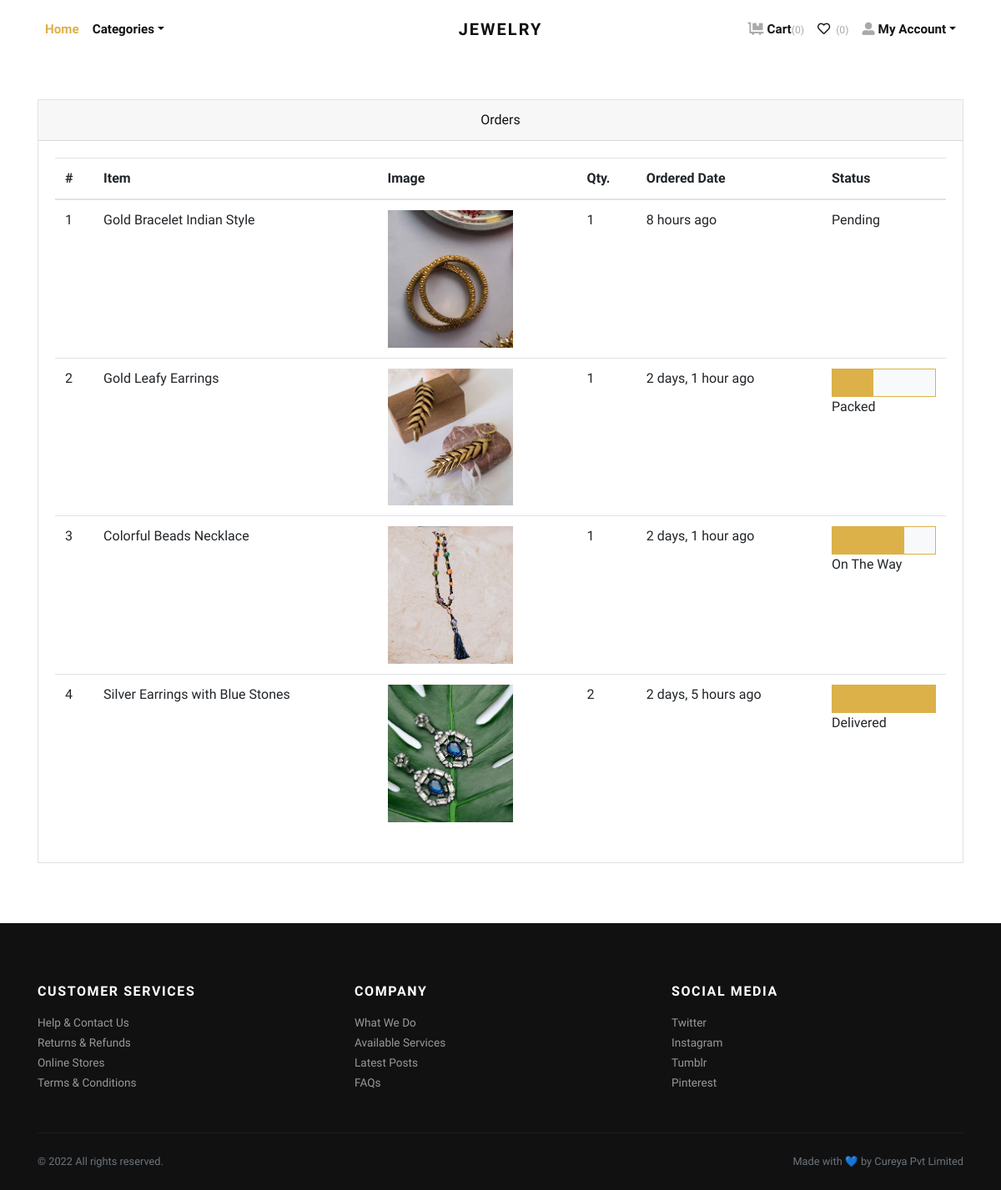
/orders/ (signed in), run on the app's committed database.
### store/models.py (models this page shows, shortened)
class Order(models.Model):
    user = models.ForeignKey(User, verbose_name="User", on_delete=models.CASCADE)
    address = models.ForeignKey(Address, verbose_name="Shipping Address", on_delete=models.CASCADE)
    product = models.ForeignKey(Product, verbose_name="Product", on_delete=models.CASCADE)
    quantity = models.PositiveIntegerField(verbose_name="Quantity")
    ordered_date = models.DateTimeField(auto_now_add=True, verbose_name="Ordered Date")
    status = models.CharField(
        choices=STATUS_CHOICES,
        max_length=50,
        default="Pending"
        )

class Product(models.Model):
    title = models.CharField(max_length=150, verbose_name="Product Title")
    slug = models.SlugField(max_length=160, verbose_name="Product Slug")
    sku = models.CharField(max_length=255, unique=True, verbose_name="Unique Product ID (SKU)")
    short_description = models.TextField(verbose_name="Short Description")
    detail_description = models.TextField(blank=True, null=True, verbose_name="Detail Description")
    product_image = models.ImageField(upload_to='product', blank=True, null=True, verbose_name="Product Image")
    price = models.DecimalField(max_digits=8, decimal_places=2)
    category = models.ForeignKey(Category, verbose_name="Product Categoy", on_delete=models.CASCADE)
    is_active = models.BooleanField(verbose_name="Is Active?")
    is_featured = models.BooleanField(verbose_name="Is Featured?")
    created_at = models.DateTimeField(auto_now_add=True, verbose_name="Created Date")
    updated_at = models.DateTimeField(auto_now=True, verbose_name="Updated Date")
    class Meta:
        verbose_name_plural = 'Products'
        ordering = ('-created_at', )

### store/views.py (the view)
# urls.py: path('orders/', views.orders, name="orders"),
@login_required
def orders(request):
    all_orders = Order.objects.filter(user=request.user).order_by('-ordered_date')
    return render(request, 'store/orders.html', {'orders': all_orders})

### store/context_preprocessors.py (called while the page is built)
def store_menu(request):
    categories = Category.objects.filter(is_active=True)
    context = {
        'categories_menu': categories,
    }
    return context

def cart_menu(request):
    if request.user.is_authenticated:
        cart_items= Cart.objects.filter(user=request.user)
        context = {
            'cart_items': cart_items,
        }
    else:
        context = {}
    return context

### templates/store/orders.html (shortened to what this page needs)
{% extends 'base.html' %}
{% load static %}
{% load humanize %}
    {% block content %}
      <div class="container py-5">
        <div class="row">
          <div class="col-lg-12">
            <div class="card mb-4" id="tables">
              <div class="card-header text-center">Orders</div>
              <div class="card-body">
                <table class="table table-hover">
                  <thead>
                    <tr>
                      <th>#</th>
                      <th>Item</th>
                      <th>Image</th>
                      <th>Qty.</th>
                      <th>Ordered Date</th>
                      <th>Status</th>
                    </tr>
                  </thead>
                  <tbody>
                    {% if orders %}
                    {% for order in orders %}
                    <tr>
                      <td>{{forloop.counter}}</td>
                      <td>{{order.product.title}}</td>
                      <td>
                        {% if order.product.product_image %}
                          <img src="{{order.product.product_image.url}}" alt="{{order.product.product_ttile}}" style="width:150px;">
                        {% endif %}
                      </td>
                      <td>{{order.quantity}}</td>
                      <td>{{order.ordered_date|naturaltime}}</td>
                      <td>
                        {% if order.status == 'Packed' %}
                        <div class="bg-light border border-primary">
                            <div class="p-3 bg-primary" style="width:40%;"></div>
                        </div>
                        {% endif %}
                        {% if order.status == 'On The Way' %}
                        <div class="bg-light border border-primary">
                            <div class="p-3 bg-primary" style="width:70%;"></div>
                        </div>
                        {% endif %}
                        {% if order.status == 'Delivered' %}
                        <div class="bg-light border border-primary">
                            <div class="p-3 bg-primary" style="width:100%;"></div>
                        </div>
                        {% endif %}
                        {{order.status}}
                      </td>
                    </tr>
                    {% endfor %}
                    {% endif %}
                  </tbody>
                </table>
              </div>
            </div>
          </div>
        </div>
      </div>
{% endblock content %}

### jewelryshop/static/css/style.default.css (style rules this page uses)
.border { border: 1px solid #dee2e6 !important; }
.border-primary { border-color: #dcb14a !important; }
body { font-family: "Libre Franklin", sans-serif; font-size: 1rem; font-weight: 400; line-height: 1.5; color: #111111; background-color: #fff; }
.bg-primary { background-color: #dcb14a !important; }
.bg-light { background-color: #f8f9fa !important; }
.card { background-color: #fff; border: 1px solid rgba(17, 17, 17, 0.125); border-radius: 0; }
.card-body { padding: 1.25rem; }
.card-header { padding: 0.75rem 1.25rem; background-color: rgba(17, 17, 17, 0.03); border-bottom: 1px solid rgba(17, 17, 17, 0.125); }
.card-header:first-child { border-radius: calc(0 - 1px) calc(0 - 1px) 0 0; }

### data on the page
Order: product "Gold Bracelet Indian Style", product.product_image (picture), quantity "1", ordered_date "8 hours ago", status "Pending"
Order: product "Gold Leafy Earrings", product.product_image (picture), quantity "1", ordered_date "2 days, 1 hour ago", status "Packed"
Order: product "Colorful Beads Necklace", product.product_image (picture), quantity "1", ordered_date "2 days, 1 hour ago", status "On The Way"
Order: product "Silver Earrings with Blue Stones", product.product_image (picture), quantity "2", ordered_date "2 days, 5 hours ago", status "Delivered"

### other printed values
{{ cart_items.count }} "0"
